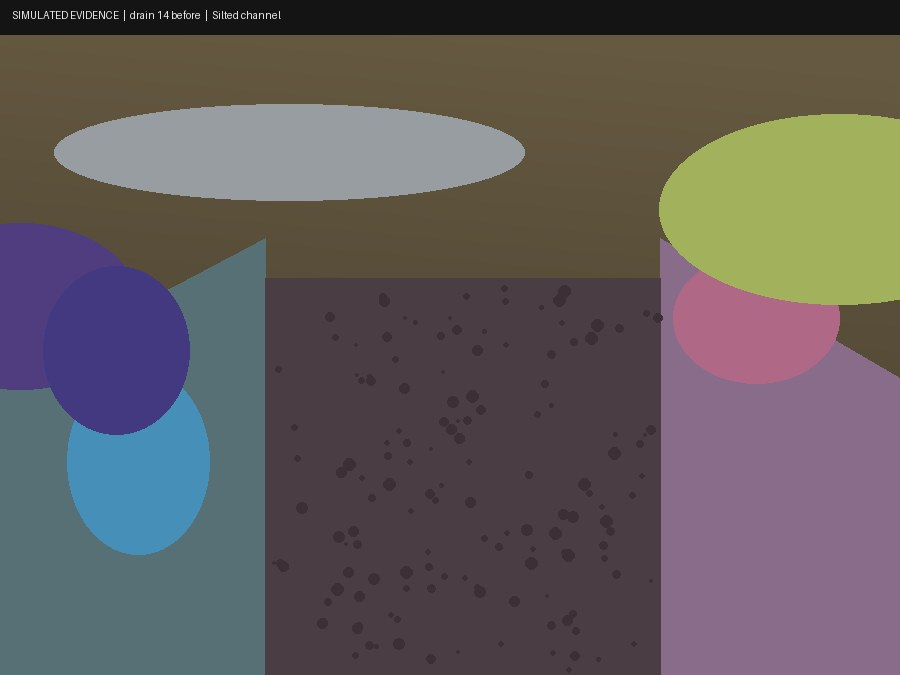
#> input picture design/shared/evidence/d14-before-01.jpg, 900 x 675 px
$ python -i import_photos.py   (imports and definitions only)
#> lines starting #> are read from the running program, lines starting #| are printed output that depends on the picture
#> further down, picture is the input picture: PIL image 900x675 RGB; mean R, G, B 97.6, 91.7, 92.4
#!/usr/bin/env python3
"""Check, and optionally apply, licensed photographs in place of the generated ones.

    python data/import_photos.py --sources data/photo_sources.csv --photos-dir <folder>

The generated photos (data/gen_photos.py) are geometric stand-ins. This swaps
their pixels for licensed photographs supplied with a source, author and
licence for each one, while every relationship the rules depend on stays put:

  * each replacement takes the slot (drain and role) of a generated photo;
  * drain 14's two reused after-photos are rebuilt from the new drain 9
    after-photo, one an exact copy and one cropped and brightened, as the
    generator makes them, so R3 still catches both;
  * perceptual hashes are checked before anything is accepted: the copies
    must stay within R3's threshold of their source, and every other pair
    must stay well clear of it, or R3 would flag photos that are not copies.

Location and time. A licensed photograph was not taken at a SiltProof drain.
Its own EXIF (camera, GPS, time) is discarded and never copied. Rules R1 and
R2 need a location and a time, so the slot's *simulated* tags, the ones the
generated photo already carries, are written onto the replacement, with an
ImageDescription saying they are simulated and naming the source and licence.
Because that writes GPS tags onto a third-party photograph, it only happens
with --accept-simulated-tags; see docs/PHOTO-REPLACEMENT.md.

With no --work-dir this only validates the sources file and the photographs.
scripts/make_demo_fixtures.py calls apply() on its own working folder when
given --photo-sources, so nothing under data/out or the committed snapshot
changes unless the snapshot is rebuilt on purpose. Offline: no AWS.
"""

import argparse
import csv
import io
import itertools
import json
import pathlib
import sys

sys.path.insert(0, str(pathlib.Path(__file__).resolve().parent))

import dataset as ds  # noqa: E402

import imagehash  # noqa: E402
import piexif  # noqa: E402
from PIL import Image, ImageEnhance, ImageOps  # noqa: E402

from common.rules import PHASH_DUPLICATE_MAX  # noqa: E402

# What the replacement is saved as: 4:3, large enough to read when enlarged.
SIZE = (1200, 900)
MIN_SOURCE = (1600, 1200)
QUALITY = 85
# Unrelated photos must differ by at least this many bits more than R3 allows.
UNRELATED_MARGIN = 4

# Licences that allow cropping, re-encoding and use in a public demo without
# share-alike or non-commercial terms. Anything else is refused.
ALLOWED_LICENCES = {
    "CC0-1.0": "Creative Commons Zero",
    "PDM-1.0": "Public Domain Mark",
    "CC-BY-2.0": "Creative Commons Attribution 2.0",
    "CC-BY-3.0": "Creative Commons Attribution 3.0",
    "CC-BY-4.0": "Creative Commons Attribution 4.0",
    "Unsplash": "Unsplash License",
    "Pexels": "Pexels License",
}
NEEDS_CREDIT = {"CC-BY-2.0", "CC-BY-3.0", "CC-BY-4.0"}

COLUMNS = ["file", "drainId", "role", "sourceUrl", "author", "licence"]
OPTIONAL = ["licenceUrl", "observation", "note"]


class PhotoImportError(Exception):
    """A sources file or photograph that cannot be accepted, with every reason."""

    def __init__(self, problems):
        super().__init__("\n".join(problems))
        self.problems = problems


# --------------------------------------------------------------- the slots
# [80 lines left out: functions slots, read_sources, validate_rows, validate_images, fit, not called in this run]


def edited_copy(image):
    """The cropped and brightened reuse, scaled from gen_photos' 900x675 crop."""
    width, height = image.size
#> width = 900; height = 675
    dx, dy = round(26 * width / 900), round(20 * height / 675)
#> dx = 26; dy = 20
    cropped = image.crop((dx, dy, width - dx, height - dy)).resize(image.size)
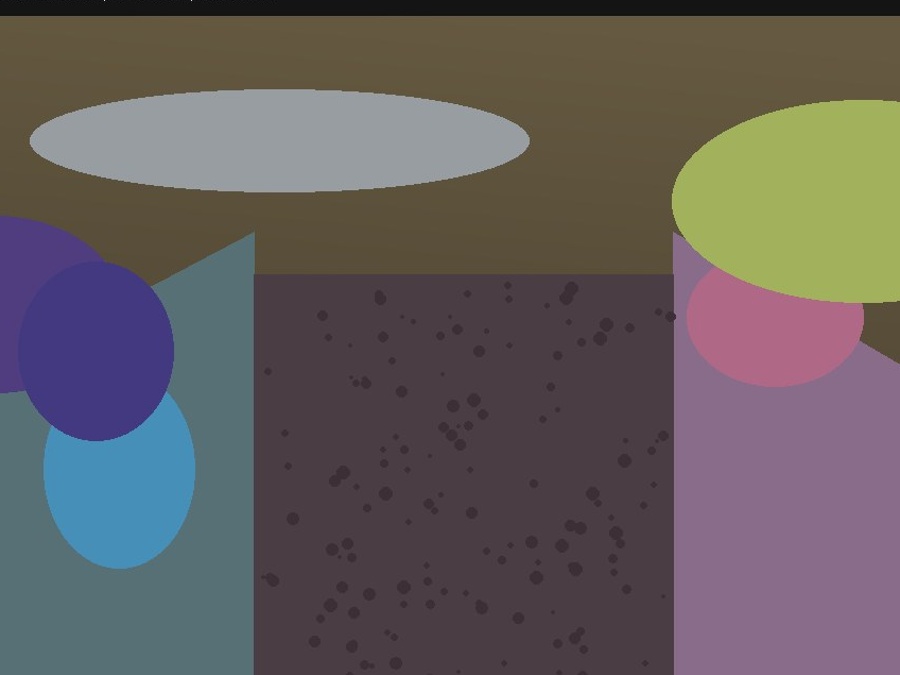
#> cropped: PIL image 900x675 RGB; mean R, G, B 99.4, 93.2, 93.7
    return ImageEnhance.Brightness(cropped).enhance(1.18)
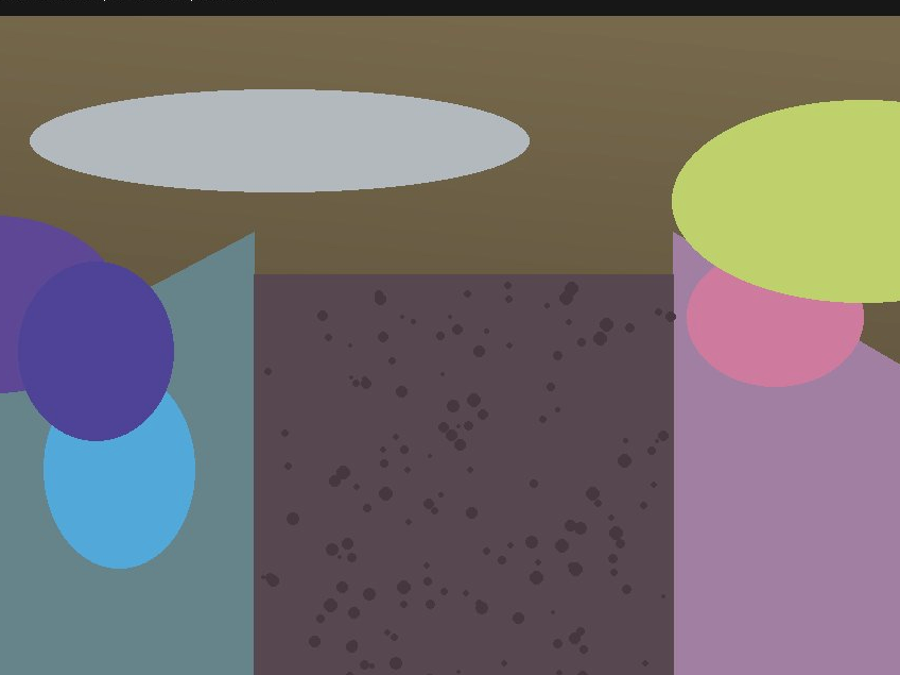
#> returned value: PIL image 900x675 RGB; mean R, G, B 116.8, 109.4, 110.1


# [22 lines left out: functions simulated_exif, encode, not called in this run]


def phash_of(data):
    with Image.open(io.BytesIO(data)) as image:
        return imagehash.phash(ImageOps.exif_transpose(image))


# [246 lines left out: functions check_hashes, apply, encode_plain, _walk_evidence, apply_to_snapshot, main, not called in this run]


# [2 lines not run here, left out]

>>> from PIL import Image
>>> picture = Image.open('../design/shared/evidence/d14-before-01.jpg')
>>> result = edited_copy(picture)
